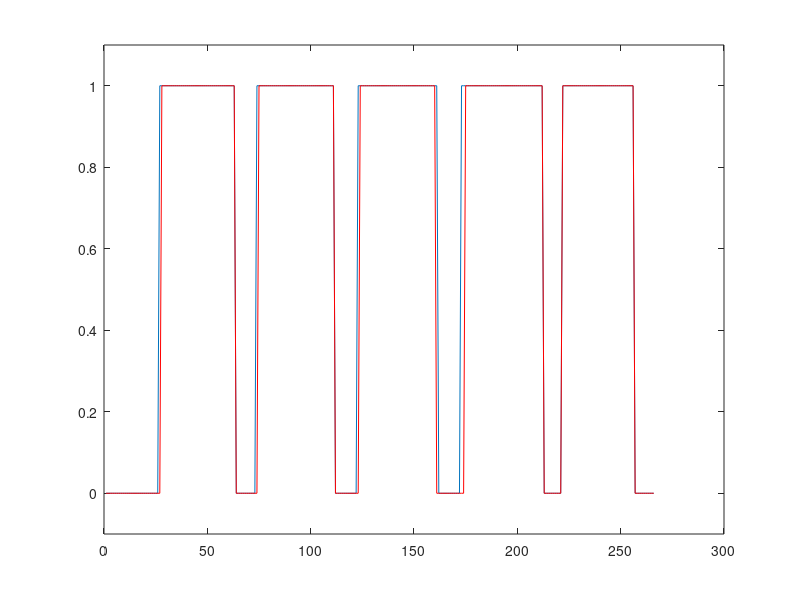
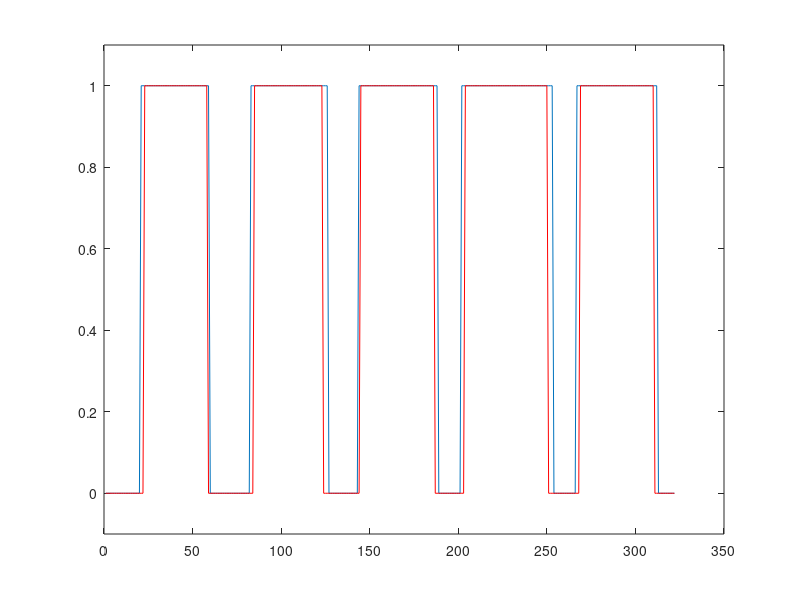
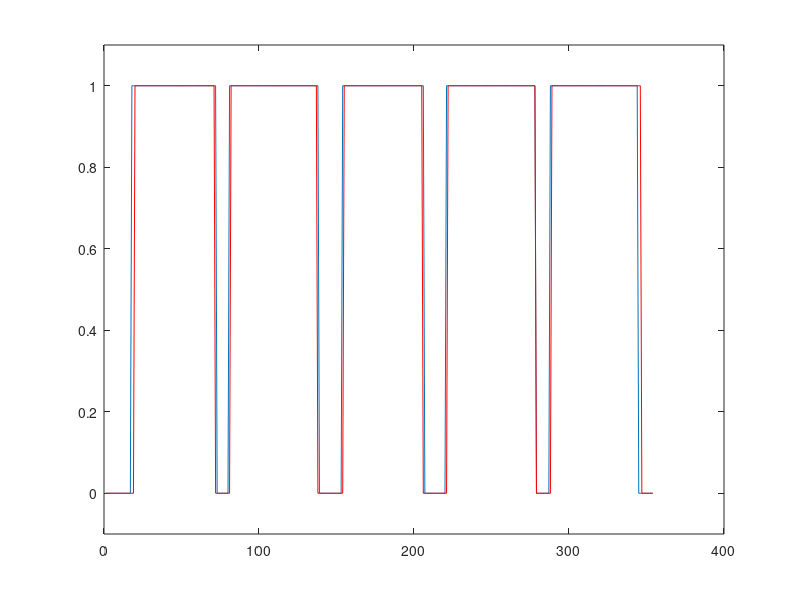
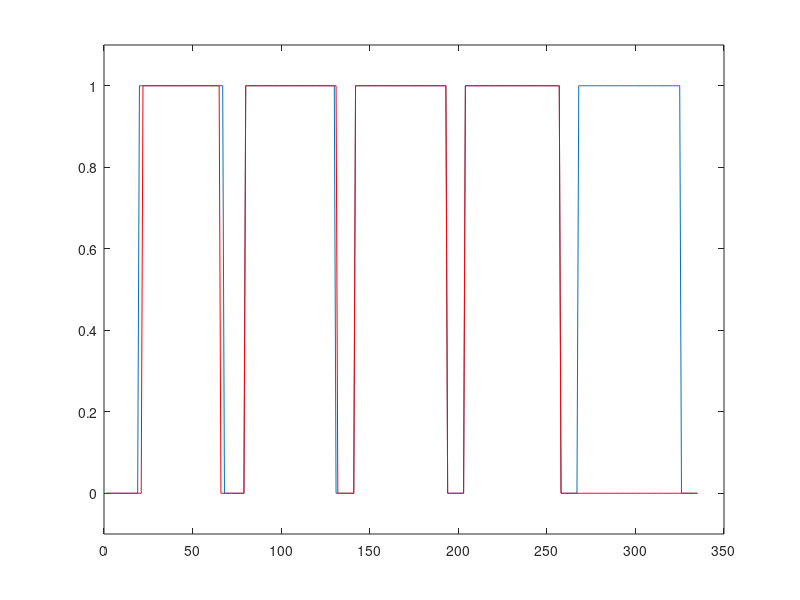

These figures' MATLAB source, in order:
clear all; close all;
load('IS_given');
ISg = IS;
clear IS;
load('IS_computed');
ISc = IS;

for i = 30 :-1 :1
    g = zeros(ISg{i}{2}(end)+10,1);
    c = zeros(ISg{i}{2}(end)+10,1);
    for j = 1:length(ISg{i}{1})
        g(ISg{i}{1}(j):ISg{i}{2}(j)) = 1;
    end
    
    figure(i); hold on; box on;
    plot(g)
    
    for j = 1:min(length(ISc{i}{1}),length(ISc{i}{2}))
        c(ISc{i}{1}(j):ISc{i}{2}(j)) = 1;
    end
    figure(i);
    plot(c,'r')
    %legend('given','computed');
    ylim([-0.1 1.1]);
    
end